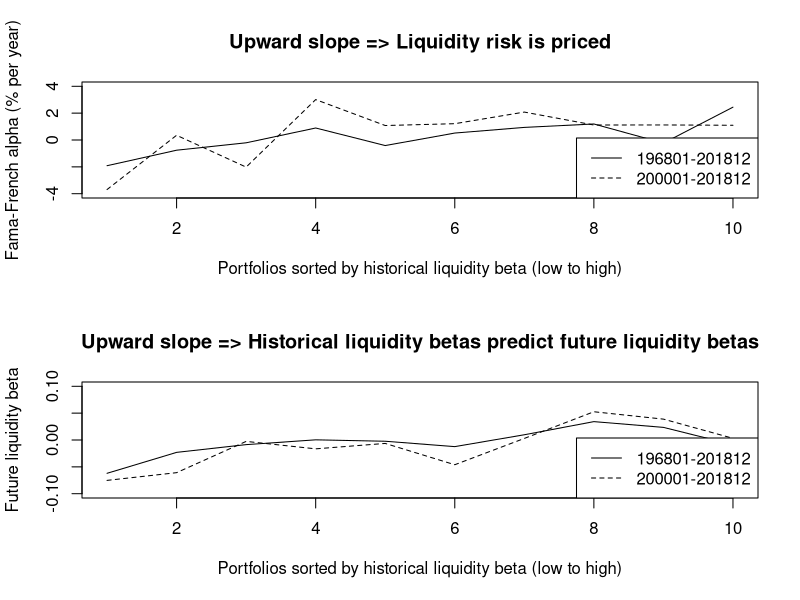

Write R code to recreate this figure.
# This program generates solutions for the sixth homework problem for
# Portfolio Management. For this program to run properly, the data files
# need to be in the same directory as this program! Alternatively,
# you can change the current working directory to the directory of the
# data files using the setwd() command.

### this bizarre option represses scientific notation
# options(scipen=999) represses it completely
options(scipen=10)
maxyear = 2018

gen.dates = function(yb, mb, ye, me) {
  years = c(rep(yb, (12-mb+1)), rep((yb+1):(ye-1), each = 12), rep(ye, me))
  months = c(mb:12, rep(1:12, (ye-yb-1)), 1:me)
  months = as.character(months)
  months[nchar(months) == 1] = paste0('0', months[nchar(months) == 1])
  return(as.numeric(paste0(years, months)))
}

liq.names = c(paste0('dec', 1:10), 'dec10min1')
liq = read.table('data/liq_data_1962_2018.txt', comment.char = '%')
names(liq) = c('date', 'liq')
liq = liq[, 1:2]
vix = read.table('data/vix.txt', comment.char = '%')
names(vix) = 'vix'
vix$date = gen.dates(1990, 1, maxyear, 12)
liq.fac = read.table('data/liq_vw_hist_deciles_1968_2018.txt', comment.char = '%')
names(liq.fac) = liq.names
liq.fac$date = gen.dates(1968, 1, maxyear, 12)
ff.fac = read.table('data/ff_factors_192607_201912.txt', comment.char = '%')
names(ff.fac) = c('date', 'mktrf', 'smb', 'hml', 'rf')
data = merge(liq, vix, by = 'date', all = TRUE)
data = merge(data, liq.fac, by = 'date', all = TRUE)
data = merge(data, ff.fac, by = 'date', all = TRUE)
data = data[data$date < (maxyear+1)*100,]

cor(data$liq, data$vix, use = 'complete.obs')
print(cor(data$liq, data$vix, use = 'complete.obs'))

cor(data$liq, data$mktrf, use = 'complete.obs')
cor(data$liq[data$mktrf < 0], data$mktrf[data$mktrf < 0], use = 'complete.obs')
cor(data$liq[data$mktrf >= 0], data$mktrf[data$mktrf >= 0], use = 'complete.obs')
print(cor(data$liq, data$mktrf, use = 'complete.obs'))
print(cor(data$liq[data$mktrf < 0], data$mktrf[data$mktrf < 0], use = 'complete.obs'))
print(cor(data$liq[data$mktrf >= 0], data$mktrf[data$mktrf >= 0], use = 'complete.obs'))

liq.ports = c(paste0('exdec', 1:10), 'dec10min1')
for(i in 1:10) data[liq.ports[i]] = 100*data[liq.names[i]] - data$rf
data$dec10min1 = 100*data$dec10min1

data = data[data$date > 196200,]
all.sample = as.data.frame((matrix(NA, 2, 11, 
                                dimnames = list(c('alpha', 't'), liq.ports))))
for(i in 1:length(liq.ports)) {
  formula = eval(parse(text = paste(liq.ports[i], '~ mktrf + smb + hml')))
  reg = lm(formula, data = data)
  all.sample[1, i] = reg$coefficients[1]*12
  all.sample[2, i] = summary(reg)$coefficients[1, 3]
}

oos.sample = as.data.frame((matrix(NA, 2, 11, 
                                   dimnames = list(c('alpha', 't'), liq.ports))))
for(i in 1:length(liq.ports)) {
  formula = eval(parse(text = paste(liq.ports[i], '~ mktrf + smb + hml')))
  reg = lm(formula, data = data, subset = data$date > 200000)
  oos.sample[1, i] = reg$coefficients[1]*12
  oos.sample[2, i] = summary(reg)$coefficients[1, 3]
}

data$liq = data$liq*100
all.liq = as.data.frame((matrix(NA, 2, 11, 
                                   dimnames = list(c('liq.beta', 't'), liq.ports))))
for(i in 1:length(liq.ports)) {
  formula = eval(parse(text = paste(liq.ports[i], '~ liq + mktrf + smb + hml')))
  reg = lm(formula, data = data)
  all.liq[1, i] = reg$coefficients[2]
  all.liq[2, i] = summary(reg)$coefficients[2, 3]
}

oos.liq = as.data.frame((matrix(NA, 2, 11, 
                                   dimnames = list(c('liq.beta', 't'), liq.ports))))
for(i in 1:length(liq.ports)) {
  formula = eval(parse(text = paste(liq.ports[i], '~ liq + mktrf + smb + hml')))
  reg = lm(formula, data = data, subset = data$date > 200000)
  oos.liq[1, i] = reg$coefficients[2]
  oos.liq[2, i] = summary(reg)$coefficients[2, 3]
}

#setEPS()
#postscript("fig_liq_alp_bet.eps")
par(mfrow = c(2,1))
plot(1:10, all.sample[1,1:10], lty = 1, type = 'l',
     main = 'Upward slope => Liquidity risk is priced',
     ylab = 'Fama-French alpha (% per year)',
     xlab = 'Portfolios sorted by historical liquidity beta (low to high)',
     ylim = c(-4, 4))
lines(1:10, oos.sample[1,1:10], lty = 2)
legend('bottomright', legend = c('196801-201812', '200001-201812'), lty = 1:2)
plot(1:10, all.liq[1,1:10], lty = 1, type = 'l',
     main = 'Upward slope => Historical liquidity betas predict future liquidity betas',
     ylab = 'Future liquidity beta',
     xlab = 'Portfolios sorted by historical liquidity beta (low to high)',
     ylim = c(-0.1, 0.1))
lines(1:10, oos.liq[1,1:10], lty = 2)
legend('bottomright', legend = c('196801-201812', '200001-201812'), lty = 1:2)
#dev.off()
